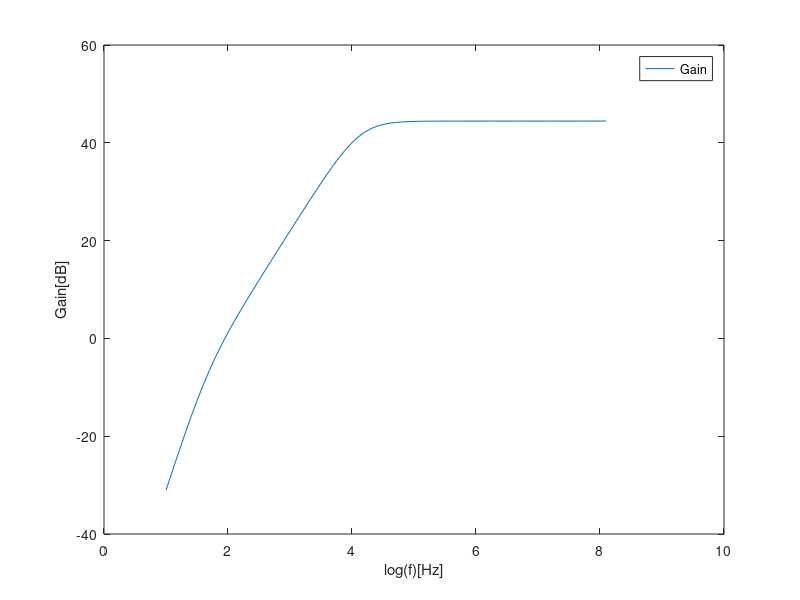

Write the MATLAB code that produced this figure.
%gain stage

VT=25e-3;
BFN=178.7; %parâmetro do transistor NPN
VAFN=69.7; %parâmetro do transistor NPN
RE1=100;
RC1=1000;
RB1=80000;
RB2=20000;
VBEON=0.7;
VCC=12;
RS=100;

RB=1/(1/RB1+1/RB2); %Resistência equivalente
VEQ=RB2/(RB1+RB2)*VCC; %slide 7 aula 17
IB1=(VEQ-VBEON)/(RB+(1+BFN)*RE1); %em zona ativa direta (o estado do transistor), VBE = VBEON
IC1=BFN*IB1;
IE1=(1+BFN)*IB1;
VE1=RE1*IE1;
VO1=VCC-RC1*IC1; %que é também a tensão no coletor 1
VCE=VO1-VE1;

gm1=IC1/VT;
rpi1=BFN/gm1;
ro1=VAFN/IC1;

RSB=RB*RS/(RB+RS);

AV1 = RSB/RS * RC1*(RE1-gm1*rpi1*ro1)/((ro1+RC1+RE1)*(RSB+rpi1+RE1)+gm1*RE1*ro1*rpi1 - RE1^2); %vout/vin
AVI_DB = 20*log10(abs(AV1));
AV1simple = RB/(RB+RS) * gm1*RC1/(1+gm1*RE1);
AVIsimple_DB = 20*log10(abs(AV1simple));

RE1=0;
AV1 = RSB/RS * RC1*(RE1-gm1*rpi1*ro1)/((ro1+RC1+RE1)*(RSB+rpi1+RE1)+gm1*RE1*ro1*rpi1 - RE1^2);
AVI_DB = 20*log10(abs(AV1));
AV1simple =  - RSB/RS * gm1*RC1/(1+gm1*RE1);
AVIsimple_DB = 20*log10(abs(AV1simple));

RE1=100;
ZI1 = 1/(1/RB+1/(((ro1+RC1+RE1)*(rpi1+RE1)+gm1*RE1*ro1*rpi1 - RE1^2)/(ro1+RC1+RE1)));
ZX = ro1*((RB+rpi1)*RE1/(RSB+rpi1+RE1))/(1/(1/ro1+1/(rpi1+RSB)+1/RE1+gm1*rpi1/(rpi1+RSB)));
ZX = ro1*(   1/RE1+1/(rpi1+RSB)+1/ro1+gm1*rpi1/(rpi1+RSB)  )/(   1/RE1+1/(rpi1+RSB) ); % outro a definir ZX logo a seguir?????
ZO1 = 1/(1/ZX+1/RC1);

RE1=0;
ZI1 = 1/(1/RB+1/(((ro1+RC1+RE1)*(rpi1+RE1)+gm1*RE1*ro1*rpi1 - RE1^2)/(ro1+RC1+RE1)));
ZO1 = 1/(1/ro1+1/RC1);

%ouput stage
BFP = 227.3; %parâmetro do transistor PNP
VAFP = 37.2; %parâmetro do transistor PNP
RE2 = 100;
VEBON = 0.7;
VI2 = VO1; %tensão do coletor 1
IE2 = (VCC - VEBON - VI2) / RE2; %(VCC - VE2)/Rout; VEBON = VEB = VE - VB <=> VE = VEB + VB
IC2 = BFP / (BFP + 1) * IE2;
VO2 = VCC - RE2 * IE2;


gm2 = IC2 / VT;
go2 = IC2  /VAFP;
gpi2 = gm2 / BFP;
ge2 = 1 / RE2;

AV2 = gm2/(gm2+gpi2+go2+ge2);
ZI2 = (gm2+gpi2+go2+ge2)/gpi2/(gpi2+go2+ge2);
ZO2 = 1/(gm2+gpi2+go2+ge2);

%total
gB = 1/(1/gpi2+ZO1);
AV = (gB+gm2/gpi2*gB)/(gB+ge2+go2+gm2/gpi2*gB)*AV1;
AV_DB = 20*log10(abs(AV));
ZI=ZI1;
ZO=1/(go2+gm2/gpi2*gB+ge2+gB);

%freq axis: 10Hz to 100MHz com 10 pontos por década
%f = logspace(1, 8, 10); afinal não vou fazer assim, porque implica contas simbólicas

RE1 = 100; %de volta ao valor inicial
RL = 8;
Ci = 1e-3;
CB = 1e-3;
Co = 1e-6;
a = 1;

for i = 1:0.1:8.1 %ou seja, 10 pontos por década
  f = power(10, i);
  omega = 2 * pi * f;
  ZCi = 1 / (j * omega * Ci);
  ZCB = 1 / (j * omega * CB);
  ZCo = 1 / (j * omega * Co);
  Zin = RS + ZCi;
  ZE1 = 1 / (1 / RE1 + 1/ZCB);
  ZE2 = 1 / (1 / RE2 + 1 / (RL + ZCo)); %RE2||(RL + ZCo)
  Vin = 0.01 * exp(j * pi / 2); %seno tem fase de pi/2
  
  
  A = [1, 0, 0, 0, 0;
      1/Zin, -1/Zin-1/RB-1/rpi1, 1/rpi1, 0, 0;
      0, gm1+1/rpi1, -gm1-1/rpi1-1/ZE1-1/ro1, 1/ro1, 0;
      0, gm1, -gm1-1/ro1, 1/RC1+gpi2+1/ro1, -gpi2;
      0, 0, 0, gpi2+gm2, -gpi2-gm2-go2-1/ZE2];
  
  B = [Vin; 0; 0; 0; 0];
  
  X = A\B;
  
  %até aqui tudo bem
  
  Voutcomp = (RL / (RL + ZCo)) * X(5); %divisor de tensão
  Vout = abs(Voutcomp);
  gain(a) = abs(Voutcomp / Vin);
  gaindB(a) = 20 * log10(gain(a));
  
  a = a + 1;
endfor

f = 1:0.1:8.1; %início, fim e 70 pontos pelo meio
hf = figure();
plot(f, gaindB);
legend("Gain");
xlabel("log(f)[Hz]");
ylabel("Gain[dB]");

print (hf, "gainteo.eps", "-depsc");